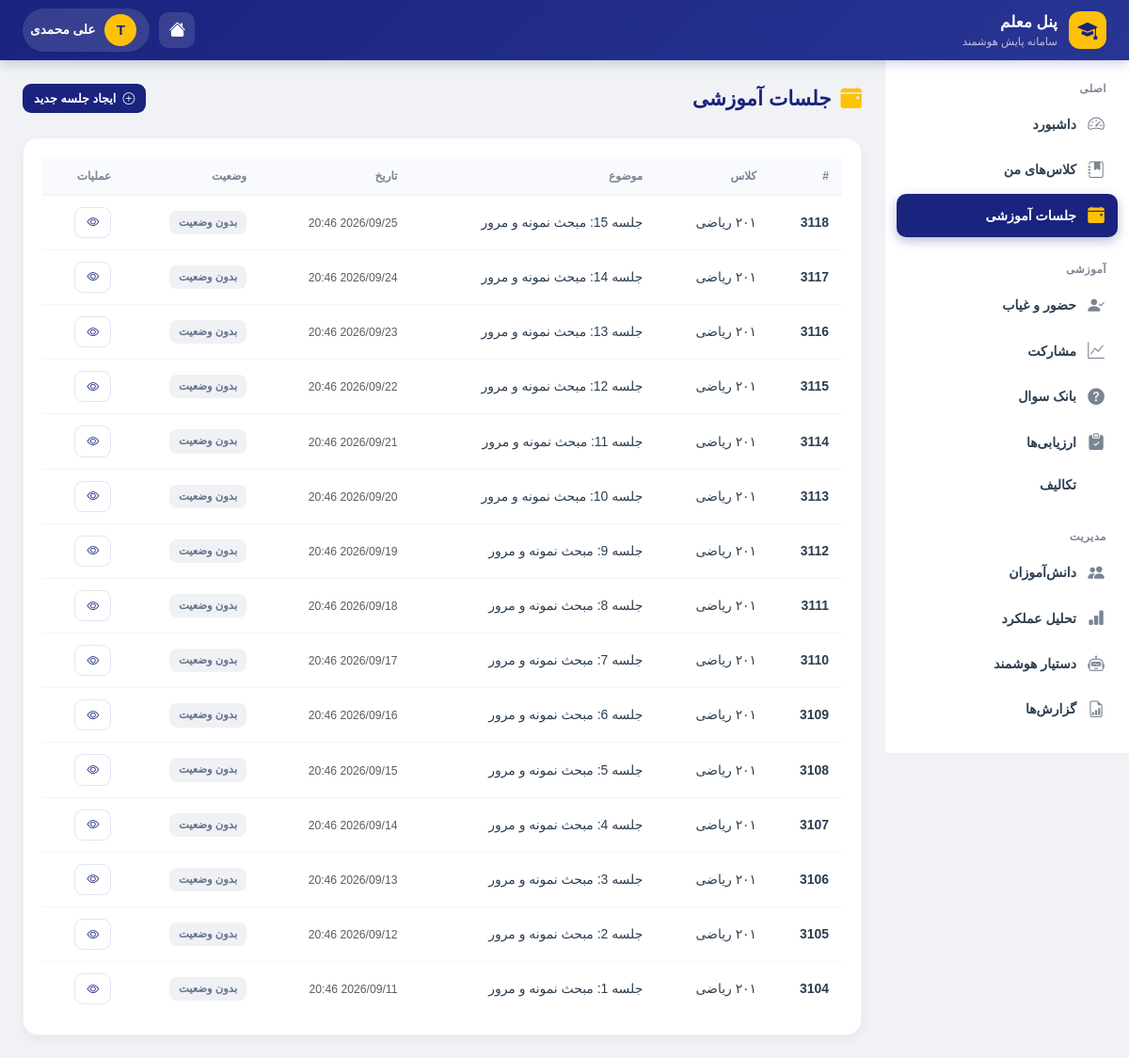
The app's page /teacher/sessions/ (signed in) with its own data.
### accounts/models.py (models this page shows, shortened)
class User(AbstractUser):
    ROLE_CHOICES = (
        ('student', 'دانش آموز'),
        ('teacher', 'معلم'),
        ('assistant', 'معاون'),
        ('principal', 'مدیر مدرسه'),
        ('district_admin', 'مسئول منطقه'),
        ('county_admin', 'مسئول شهرستان'),
        ('province_admin', 'مسئول استان'),
        ('country_admin', 'مسئول کشور'),
    )
    role = models.CharField(max_length=20, choices=ROLE_CHOICES, default='student')
    national_id = models.CharField(
        max_length=10, unique=True, null=True, blank=True,
        verbose_name="کد ملی"
    )
    province = models.ForeignKey(
        'national.Province',
        on_delete=models.SET_NULL,
        null=True, blank=True,
        related_name='admin_users',
        verbose_name="استان اختصاصی (برای مسئول استانی)"
    )
    district = models.ForeignKey(
        'national.District',
        on_delete=models.SET_NULL,
        null=True, blank=True,
        related_name='admin_users',
        verbose_name="منطقه اختصاصی (برای مسئول منطقه)"
    )
    class Meta:
        verbose_name = "کاربر"
        verbose_name_plural = "کاربران"

### dashboard/models.py (models this page shows, shortened)
class ClassSession(models.Model):
    classroom = models.ForeignKey(
        Classroom,
        on_delete=models.CASCADE,
        related_name='sessions',
        verbose_name="کلاس"
    )
    session_date = models.DateTimeField(auto_now_add=True, verbose_name="تاریخ جلسه")
    topic = models.CharField(max_length=200, blank=True, null=True, verbose_name="موضوع جلسه")
    class Meta:
        verbose_name = "جلسه کلاس"
        verbose_name_plural = "جلسات کلاس"

class Classroom(models.Model):
    GRADE_CHOICES = (
        ('10', 'دهم'),
        ('11', 'یازدهم'),
        ('12', 'دوازدهم'),
    )
    FIELD_CHOICES = (
        ('computer', 'کامپیوتر'),
        ('electrical', 'برق'),
        ('mechanical', 'مکانیک'),
        ('accounting', 'حسابداری'),
        ('math', 'ریاضی'),
        ('experimental', 'تجربی'),
        ('humanities', 'انسانی'),
    )
    name = models.CharField(max_length=100, verbose_name="نام کلاس")
    subject = models.CharField(max_length=100, verbose_name="درس")
    grade = models.CharField(
        max_length=2,
        choices=GRADE_CHOICES,
        default='10',
        verbose_name="پایه تحصیلی"
    )
    field = models.CharField(
        max_length=20,
        choices=FIELD_CHOICES,
        default='math',
        verbose_name="رشته تحصیلی"
    )
    teacher_name = models.CharField(
        max_length=100,
        verbose_name="نام معلم"
    )
    teacher = models.ForeignKey(
        User,
        on_delete=models.SET_NULL,
        null=True,
        blank=True,
        related_name='taught_classes',
        verbose_name="کاربر معلم (اختیاری)"
    )
    students = models.ManyToManyField(
        User,
        related_name='enrolled_classes',
        blank=True,
        verbose_name="دانش‌آموزان"
    )
    school = models.ForeignKey(
        'national.School',
        on_delete=models.SET_NULL,
        null=True,
        blank=True,
        related_name='classrooms',
        verbose_name="مدرسه"
    )
    created_at = models.DateTimeField(auto_now_add=True)
    class Meta:
        verbose_name = "کلاس"
        verbose_name_plural = "کلاس‌ها"

### teacher/views.py (the view)
# urls.py: path('sessions/', views.teacher_sessions, name='sessions'),
@teacher_scope_required
def teacher_sessions(request):
    scope = request.teacher_scope
    sessions = scope.filter_sessions().select_related(
        'classroom'
    ).order_by('-session_date')[:50]
    context = {
        'title': 'جلسات آموزشی',
        'sessions': sessions,
    }
    return render(request, 'teacher/sessions/list.html', context)

### teacher/scope.py (called while the page is built)
    def filter_sessions(self, qs=None):
        if qs is None:
            qs = ClassSession.objects.all()
        return qs.filter(classroom__teacher=self.user)

### teacher/templates/teacher/sessions/list.html (shortened to what this page needs)
{% extends 'teacher/base_teacher.html' %}
{% block content %}
<div class="t-page-header">
    <div class="t-page-title"><i class="bi bi-calendar-event-fill"></i> جلسات آموزشی</div>
    <a href="{% url 'teacher:session_create' %}" class="t-btn t-btn-primary t-btn-sm">
        <i class="bi bi-plus-circle"></i> ایجاد جلسه جدید
    </a>
</div>
<div class="t-card">
    <div class="t-card-body">
        {% if sessions %}
        <div class="table-responsive">
            <table class="t-table">
                <thead>
                    <tr>
                        <th>#</th>
                        <th>کلاس</th>
                        <th>موضوع</th>
                        <th>تاریخ</th>
                        <th>وضعیت</th>
                        <th>عملیات</th>
                    </tr>
                </thead>
                <tbody>
                    {% for session in sessions %}
                    <tr>
                        <td><strong>{{ session.id }}</strong></td>
                        <td>{{ session.classroom.name }}</td>
                        <td>{{ session.topic|default:"بدون موضوع" }}</td>
                        <td><small class="text-muted">{{ session.session_date|date:"Y/m/d H:i" }}</small></td>
                        <td>
                            {% if session.extension %}
                                {% if session.extension.status == 'scheduled' %}
                                    {% include "teacher/components/status_badge.html" with status="scheduled" display="زمان‌بندی شده" %}
                                {% elif session.extension.status == 'active' %}
                                    {% include "teacher/components/status_badge.html" with status="active" display="فعال" %}
                                {% elif session.extension.status == 'completed' %}
                                    {% include "teacher/components/status_badge.html" with status="completed" display="تکمیل شده" %}
                                {% elif session.extension.status == 'cancelled' %}
                                    {% include "teacher/components/status_badge.html" with status="cancelled" display="لغو شده" %}
                                {% endif %}
                            {% else %}
                                <span class="t-badge secondary">بدون وضعیت</span>
                            {% endif %}
                        </td>
                        <td>
                            <div class="d-flex gap-1">
                                <a href="{% url 'teacher:session_detail' session.id %}" class="t-btn t-btn-outline t-btn-sm" title="جزئیات">
                                    <i class="bi bi-eye"></i>
                                </a>
                            </div>
                        </td>
                    </tr>
                    {% endfor %}
                </tbody>
            </table>
        </div>
        {% else %}
            {% include "teacher/components/empty_state.html" with icon="bi-calendar-x" title="هنوز جلسه‌ای ایجاد نکرده‌اید" message="برای شروع تدریس، اولین جلسه خود را ایجاد کنید." cta_text="ایجاد جلسه" cta_url="/teacher/sessions/create/" %}
        {% endif %}
    </div>
</div>
{% endblock %}

### teacher/templates/teacher/base_teacher.html (shortened to what this page needs)
<!DOCTYPE html>
<html lang="fa" dir="rtl">
<head>
    <link href="https://cdn.jsdelivr.net/npm/bootstrap@5.3.3/dist/css/bootstrap.rtl.min.css" rel="stylesheet">
    <link rel="stylesheet" href="https://cdn.jsdelivr.net/npm/bootstrap-icons@1.11.3/font/bootstrap-icons.min.css">
    <link href="https://cdn.jsdelivr.net/gh/rastikerdar/vazirmatn@v33.003/Vazirmatn-font-face.css" rel="stylesheet">
</head>
<body>
    <header class="t-header">
        <a href="{% url 'teacher:dashboard' %}" class="t-header-brand">
            <div class="t-header-icon"><i class="bi bi-mortarboard-fill"></i></div>
            <div>
                <div class="t-header-title">پنل معلم</div>
                <div class="t-header-sub">سامانه پایش هوشمند</div>
            </div>
        </a>
        <div class="t-header-actions">
            <a href="{% url 'dashboard:home' %}" class="t-header-btn" title="داشبورد اصلی">
                <i class="bi bi-house-fill"></i>
            </a>
            <a href="#" class="t-header-user">
                <div class="t-header-avatar">{{ user.username|first|upper }}</div>
                {{ user.get_full_name|default:user.username }}
            </a>
        </div>
    </header>
    <aside class="t-sidebar" id="tSidebar">
        <div class="t-sidebar-section">
            <div class="t-sidebar-label">اصلی</div>
            <a href="{% url 'teacher:dashboard' %}" class="t-sidebar-item {% if request.resolver_match.url_name == 'dashboard' %}active{% endif %}">
                <i class="bi bi-speedometer2"></i> داشبورد
            </a>
            <a href="{% url 'teacher:classes' %}" class="t-sidebar-item {% if 'class' in request.resolver_match.url_name %}active{% endif %}">
                <i class="bi bi-journal-bookmark-fill"></i> کلاس‌های من
            </a>
            <a href="{% url 'teacher:sessions' %}" class="t-sidebar-item {% if 'session' in request.resolver_match.url_name and 'panel' not in request.resolver_match.url_name %}active{% endif %}">
                <i class="bi bi-calendar-event-fill"></i> جلسات آموزشی
            </a>
        </div>
        <div class="t-sidebar-section">
            <div class="t-sidebar-label">آموزشی</div>
            <a href="{% url 'teacher:attendance' %}" class="t-sidebar-item {% if 'attendance' in request.resolver_match.url_name %}active{% endif %}">
                <i class="bi bi-person-check-fill"></i> حضور و غیاب
            </a>
            <a href="{% url 'teacher:participation' %}" class="t-sidebar-item {% if 'participation' in request.resolver_match.url_name %}active{% endif %}">
                <i class="bi bi-graph-up"></i> مشارکت
            </a>
            <a href="{% url 'teacher:questions' %}" class="t-sidebar-item {% if 'question' in request.resolver_match.url_name %}active{% endif %}">
                <i class="bi bi-question-circle-fill"></i> بانک سوال
            </a>
            <a href="{% url 'teacher:assessments' %}" class="t-sidebar-item {% if 'assessment' in request.resolver_match.url_name %}active{% endif %}">
                <i class="bi bi-clipboard-check-fill"></i> ارزیابی‌ها
            </a>
            <a href="{% url 'teacher:homework' %}" class="t-sidebar-item {% if 'homework' in request.resolver_match.url_name %}active{% endif %}">
                 تکالیف
            </a>
        </div>
        <div class="t-sidebar-section">
            <div class="t-sidebar-label">مدیریت</div>
            <a href="{% url 'teacher:students' %}" class="t-sidebar-item {% if 'student' in request.resolver_match.url_name %}active{% endif %}">
                <i class="bi bi-people-fill"></i> دانش‌آموزان
            </a>
            <a href="{% url 'teacher:analytics' %}" class="t-sidebar-item {% if 'analytics' in request.resolver_match.url_name or 'topic' in request.resolver_match.url_name %}active{% endif %}">
                <i class="bi bi-bar-chart-fill"></i> تحلیل عملکرد
            </a>
            <a href="{% url 'teacher:ai' %}" class="t-sidebar-item {% if 'ai' in request.resolver_match.url_name %}active{% endif %}">
                <i class="bi bi-robot"></i> دستیار هوشمند
            </a>
            <a href="{% url 'teacher:reports' %}" class="t-sidebar-item {% if 'reports' in request.resolver_match.url_name %}active{% endif %}">
                <i class="bi bi-file-earmark-bar-graph"></i> گزارش‌ها
            </a>
        </div>
    </aside>
    <main class="t-main">
        {% block content %}{% endblock %}
    </main>
</body>
</html>

### records on screen
User: username|first "T", get_full_name "علی محمدی"
ClassSession: id "3118", classroom.name "۲۰۱ ریاضی", topic "جلسه 15: مبحث نمونه و مرور", session_date "2026/09/25 20:46", shows "بدون وضعیت"
ClassSession: id "3117", classroom.name "۲۰۱ ریاضی", topic "جلسه 14: مبحث نمونه و مرور", session_date "2026/09/24 20:46", shows "بدون وضعیت"
ClassSession: id "3116", classroom.name "۲۰۱ ریاضی", topic "جلسه 13: مبحث نمونه و مرور", session_date "2026/09/23 20:46", shows "بدون وضعیت"
ClassSession: id "3115", classroom.name "۲۰۱ ریاضی", topic "جلسه 12: مبحث نمونه و مرور", session_date "2026/09/22 20:46", shows "بدون وضعیت"
ClassSession: id "3114", classroom.name "۲۰۱ ریاضی", topic "جلسه 11: مبحث نمونه و مرور", session_date "2026/09/21 20:46", shows "بدون وضعیت"
ClassSession: id "3113", classroom.name "۲۰۱ ریاضی", topic "جلسه 10: مبحث نمونه و مرور", session_date "2026/09/20 20:46", shows "بدون وضعیت"
ClassSession: id "3112", classroom.name "۲۰۱ ریاضی", topic "جلسه 9: مبحث نمونه و مرور", session_date "2026/09/19 20:46", shows "بدون وضعیت"
ClassSession: id "3111", classroom.name "۲۰۱ ریاضی", topic "جلسه 8: مبحث نمونه و مرور", session_date "2026/09/18 20:46", shows "بدون وضعیت"
ClassSession: id "3110", classroom.name "۲۰۱ ریاضی", topic "جلسه 7: مبحث نمونه و مرور", session_date "2026/09/17 20:46", shows "بدون وضعیت"
ClassSession: id "3109", classroom.name "۲۰۱ ریاضی", topic "جلسه 6: مبحث نمونه و مرور", session_date "2026/09/16 20:46", shows "بدون وضعیت"
ClassSession: id "3108", classroom.name "۲۰۱ ریاضی", topic "جلسه 5: مبحث نمونه و مرور", session_date "2026/09/15 20:46", shows "بدون وضعیت"
ClassSession: id "3107", classroom.name "۲۰۱ ریاضی", topic "جلسه 4: مبحث نمونه و مرور", session_date "2026/09/14 20:46", shows "بدون وضعیت"
ClassSession: id "3106", classroom.name "۲۰۱ ریاضی", topic "جلسه 3: مبحث نمونه و مرور", session_date "2026/09/13 20:46", shows "بدون وضعیت"
ClassSession: id "3105", classroom.name "۲۰۱ ریاضی", topic "جلسه 2: مبحث نمونه و مرور", session_date "2026/09/12 20:46", shows "بدون وضعیت"
ClassSession: id "3104", classroom.name "۲۰۱ ریاضی", topic "جلسه 1: مبحث نمونه و مرور", session_date "2026/09/11 20:46", shows "بدون وضعیت"
